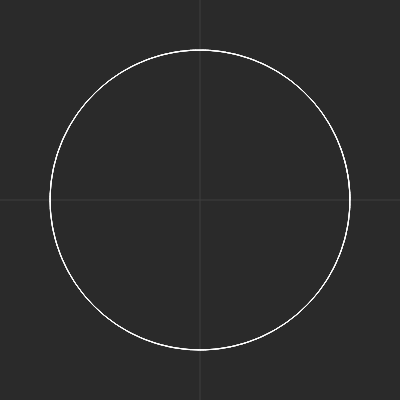
Frame 1 (no input)
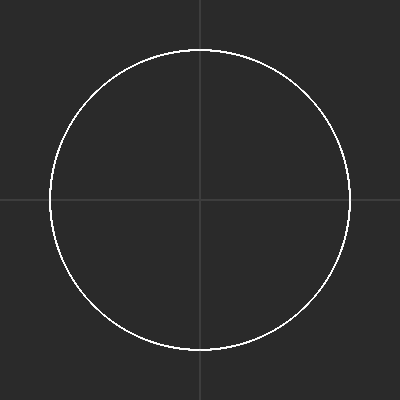
Frame 60 (no input)
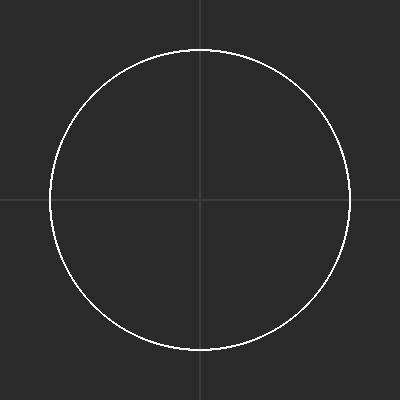
Frame 120 (the mouse pressed at the canvas centre since frame 60)

The p5.js sketch that drew these frames (run headless with seeded random() and noise() and a simulated clock; from frame 60 on, the mouse is pressed at the canvas centre):

// p5.js sketch
// ── sketch.js
const INC = 0.1;
let i = 0;
let last = null;

let n1Slider;
let n2Slider;
let n3Slider;
let mSlider;
let aSlider;
let bSlider;

function setup() {
  createCanvas(400, 400);
  background(42);
  
  createElement("div");
  n1Slider = createSlider(0.25, 10, 1, 0.25).style("width", "400px");
  n2Slider = createSlider(0.25, 10, 1, 0.25).style("width", "400px");
  n3Slider = createSlider(0.25, 10, 1, 0.25).style("width", "400px");
  mSlider = createSlider(0, 10, 0).style("width", "400px");
  aSlider = createSlider(0, 2, 1, 0.01).style("width", "400px");
  bSlider = createSlider(0, 2, 1, 0.01).style("width", "400px");
  
  n1Slider.input(reset);
  n2Slider.input(reset);
  n3Slider.input(reset);
  mSlider.input(reset);
  aSlider.input(reset);
  bSlider.input(reset);
}

function reset() {
  background(42);
  i = 0;
  last = null;
}

function draw() {
  translate(width/2, height/2);
  
  stroke(63);
  line(-width/2, 0, width/2, 0);
  line(0, -height/2, 0, height/2);
  
  fill(127);
  // text("n1 = " + n1Slider.value(), -width/2, height/2);
  
  stroke(255);
  noFill();
  
  for (let iter = 0; iter < 64 * 4; ++iter) {
    let t = i++ * INC;

    let rad = superShape(t);
    let vert = createVector(150 * rad * cos(t), -150 * rad * sin(t));

    if (last != null) {
      line(last.x, last.y, vert.x, vert.y);
    }

    last = vert;
  }
}

function superShape(theta) {
  let n1 = n1Slider.value();
  let n2 = n2Slider.value();
  let n3 = n3Slider.value();
  let m = mSlider.value();
  let a = aSlider.value();
  let b = bSlider.value();
  
  let p1 = pow(abs((1 / a) * cos(m / 4 * theta)), n2);
  let p2 = pow(abs((1 / b) * sin(m / 4 * theta)), n3);
  
  return 1 / pow(sqrt(p1 + p2), 1 / n1);
}

function sign(x) {
  return (x > 0 ? 1 : (x < 0 ? -1 : 0));
}
